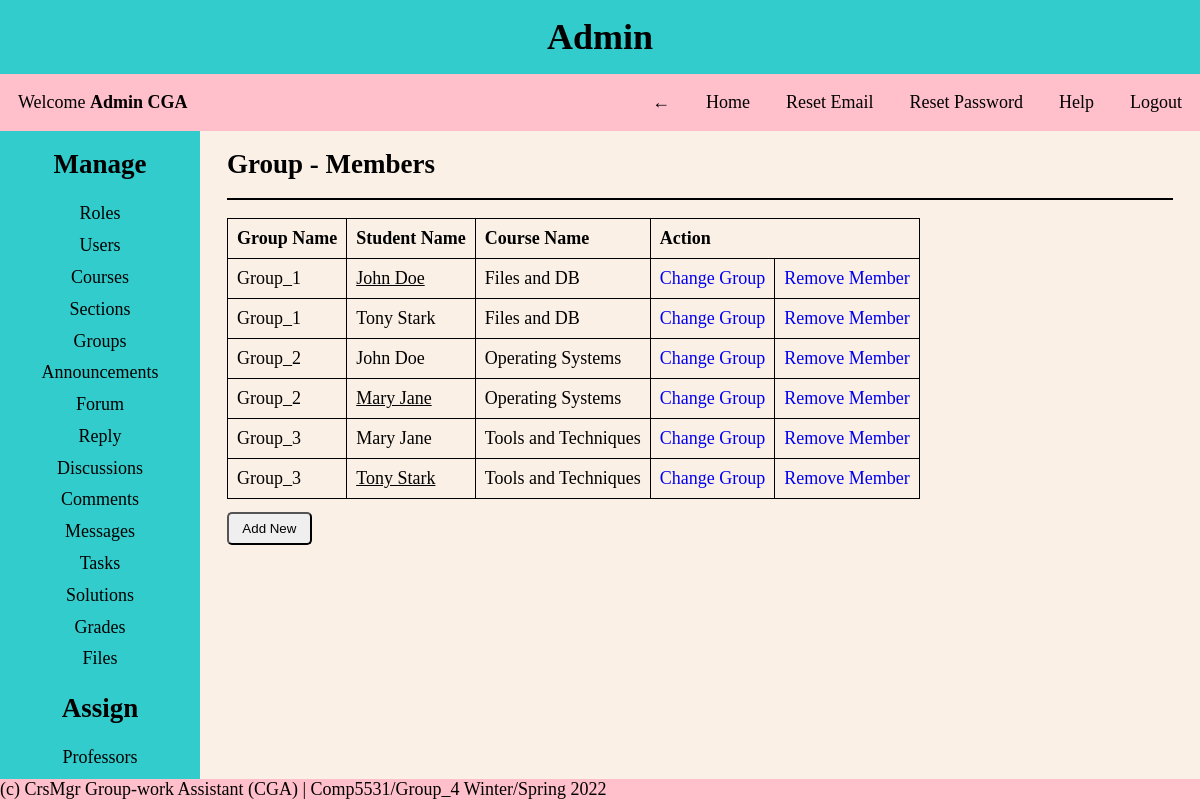
The app's page /pages/admin.php?page=assign-group (signed in), older data.
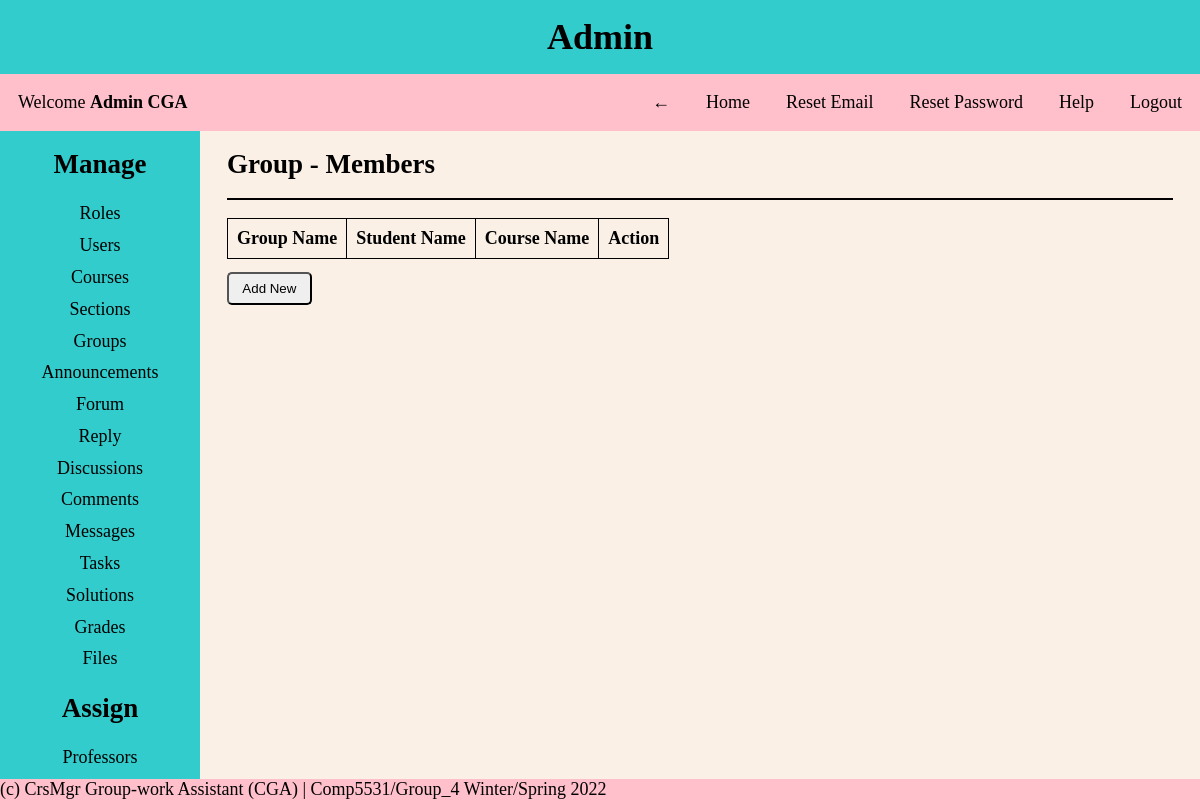
The same page, newer data.
### tables this page shows
CREATE TABLE Student_Groups
(
  group_id INT NOT NULL AUTO_INCREMENT PRIMARY KEY,
  group_name VARCHAR(30) NOT NULL,
  group_leader_sid INT NOT NULL
);

CREATE TABLE Users
(
  user_id INT NOT NULL AUTO_INCREMENT PRIMARY KEY,
  first_name VARCHAR(30) NOT NULL,
  last_name VARCHAR(30) NOT NULL,
  dob DATE NOT NULL,
  email VARCHAR(30) NOT NULL UNIQUE,
  username VARCHAR(30) NOT NULL UNIQUE,
  password VARCHAR(30) NOT NULL,
  created_on DATETIME DEFAULT CURRENT_TIMESTAMP,
  first_login TINYINT NOT NULL,
  role_id INT NOT NULL,
  FOREIGN KEY (role_id) REFERENCES Roles(role_id)
);

CREATE TABLE Course
(
  course_id INT NOT NULL AUTO_INCREMENT PRIMARY KEY,
  course_name VARCHAR(30) NOT NULL UNIQUE,
  course_number INT NOT NULL UNIQUE
);

### helper/functions.php (called while the page is built, shortened)
<?php
function isGroupLeader($student_id, $group_id)
{
    global $conn;
    $query = "SELECT * FROM student_groups WHERE group_leader_sid='$student_id' AND group_id='$group_id'";
    $result = mysqli_query($conn, $query);
    if (mysqli_num_rows($result) > 0) {
        return true;
    }
    return false;
}
function isAdmin()
{
    if (isset($_SESSION['role_id']) && $_SESSION['role_id'] == 1) {
        return true;
    }
    return false;
}
function isStudent()
{
    return false;
}

### assigns/assign-group.php (the view, shortened to what this page needs)
<?php
$session_user_id = $_SESSION['user_id'];
?>
<div class="content-body">
    <?php
    if (isset($_GET['group_id'])) {
        if (isAdmin()) {
            $query = "SELECT g.*, c.*, st.*, u.* FROM student_groups as g
            JOIN member_of_group as mg ON mg.group_id = g.group_id
            JOIN student as st ON st.student_id = mg.student_id
            JOIN users as u ON u.user_id = st.user_id
            JOIN group_of_course as gc ON gc.group_id = g.group_id
            JOIN course as c ON c.course_id = gc.course_id
            WHERE g.group_id = '$session_group_id'
            ORDER BY g.group_id ASC";
        } elseif (isProfessor()) {
            $query = "SELECT g.*, c.*, st.*, u.* FROM student_groups as g
            JOIN member_of_group as mg ON mg.group_id = g.group_id
            JOIN student as st ON st.student_id = mg.student_id
            JOIN users as u ON u.user_id = st.user_id
            JOIN group_of_course as gc ON gc.group_id = g.group_id
            JOIN course as c ON c.course_id = gc.course_id
            JOIN prof_of_course as pc ON pc.course_id = c.course_id
            JOIN professor as p ON p.professor_id = pc.professor_id
            WHERE p.user_id = '$session_user_id' AND g.group_id = '$session_group_id'
            ORDER BY g.group_id ASC";
        } else {
            $query = "SELECT g.*, c.*, st.*, u.* FROM student_groups as g
            JOIN member_of_group as mg ON mg.group_id = g.group_id
            JOIN student as st ON st.student_id = mg.student_id
            JOIN users as u ON u.user_id = st.user_id
            JOIN group_of_course as gc ON gc.group_id = g.group_id
            JOIN course as c ON c.course_id = gc.course_id
            WHERE g.group_id = '$session_group_id'
            ORDER BY g.group_id ASC";
        }
    } else {
        if (isAdmin()) {
            $query = "SELECT g.*, c.*, st.*, u.* FROM student_groups as g
            JOIN member_of_group as mg ON mg.group_id = g.group_id
            JOIN student as st ON st.student_id = mg.student_id
            JOIN users as u ON u.user_id = st.user_id
            JOIN group_of_course as gc ON gc.group_id = g.group_id
            JOIN course as c ON c.course_id = gc.course_id
            ORDER BY g.group_id ASC";
        }
    }
    $results = mysqli_query($conn, $query);
    ?>
    <h2>Group - Members</h2>
    <hr>
    <table>
        <thead>
            <tr>
                <th>Group Name</th>
                <th>Student Name</th>
                <th>Course Name</th>
                <th colspan="2">Action</th>
            </tr>
        </thead>
        <tbody>
            <?php
            foreach ($results as $row) {
                $user_id = $row['user_id'];
                $group_id = $row['group_id'];
                $group_name = $row['group_name'];
                $student_name = $row['first_name'] . " " . $row['last_name'];
                $course_id = $row['course_id'];
                $course_name = $row['course_name'];
                $student_id = $row['student_id'];
            ?>
                <tr>
                    <td><?= $group_name ?></td>
                    <?php if (isGroupLeader($student_id, $group_id)) { ?>
                        <td><u><?= $student_name ?></u></td>
                    <?php } else { ?>
                        <td><?= $student_name ?></td>
                    <?php } ?>
                    <td><?= $course_name ?></td>
                    <?php if (!isStudent()) { ?>
                        <td><a href="?page=assign-group&update_view=true&user_id=<?= $user_id ?>&course_id=<?= $course_id ?>&group_id=<?= $group_id ?>">Change Group</a></td>
                        <td><a href="?page=assign-group&delete_view=true&user_id=<?= $user_id ?>&group_id=<?= $group_id ?>" onclick="return confirm('Are you sure you want to delete?')">Remove Member</a></td>
                    <?php } ?>
                </tr>
            <?php } ?>
        </tbody>
    </table>
    <?php if (isAdmin()) { ?>
        <a href="?page=assign-group&add_view=true&group_id=<?= $session_group_id ?>">
            <button>Add New</button>
        </a>
    <?php } ?>
</div>

Row changes from the older to the newer data that the page shows:
removed student_groups: group_name "Group_1", users.first_name+last_name "John Doe", course.course_name "Files and DB", users.first_name+last_name "Tony Stark"
removed student_groups: group_name "Group_2", users.first_name+last_name "John Doe", course.course_name "Operating Systems", users.first_name+last_name "Mary Jane"
removed student_groups: group_name "Group_3", users.first_name+last_name "Mary Jane", course.course_name "Tools and Techniques", users.first_name+last_name "Tony Stark"
